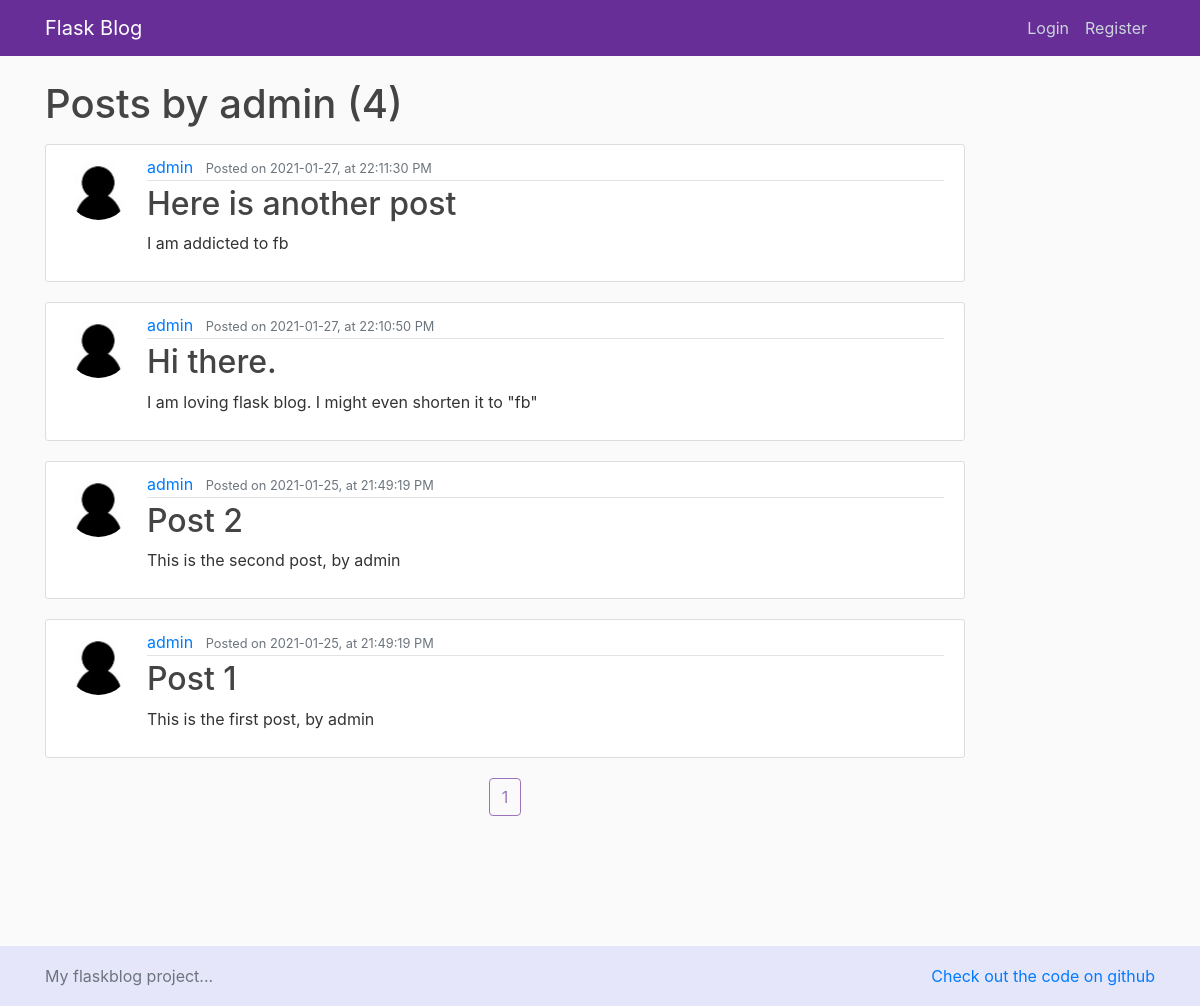
Screenshot of /user/admin with the database file from the repository.
### flaskblog/models.py (models this page shows, shortened)
class User(db.Model, UserMixin):
    id = db.Column(db.Integer, primary_key=True)
    username = db.Column(db.String(20), unique=True, nullable=False)
    email = db.Column(db.String(120), unique=True, nullable=False)
    image_file = db.Column(db.String(20), nullable=False, default='default.jpg')
    password = db.Column(db.String(60), nullable=False)
    posts = db.relationship('Post', backref='author', lazy=True)

class Post(db.Model):
    id = db.Column(db.Integer, primary_key=True)
    title = db.Column(db.String(100), nullable=False)
    date_posted = db.Column(db.DateTime, nullable=False, default=datetime.utcnow)
    content = db.Column(db.Text, nullable=False)
    user_id = db.Column(db.Integer, db.ForeignKey('user.id'), nullable=False)

### flaskblog/users/routes.py (the view)
@users.route("/user/<string:username>")
def user_posts(username):
    page = request.args.get('page', 1, type=int)
    user = User.query.filter_by(username=username).first_or_404()
    posts = Post.query.filter_by(author=user) \
        .order_by(Post.date_posted.desc()) \
        .paginate(page=page, per_page=5)
    return render_template('user_posts.html', posts=posts, user=user)

### flaskblog/templates/user_posts.html
{% extends "layout.html" %}
{% block content %}
    <h1 class="mb-3">Posts by {{ user.username }} ({{ posts.total }})</h1>
    {% for post in posts.items %}
        <article class="media content-section">
          <img class="rounded-circle article-img" src="{{ url_for('static', filename='pics/' + post.author.image_file) }}">
          <div class="media-body">
            <div class="article-metadata">
              <a class="mr-2" href="{{ url_for('users.user_posts', username=post.author.username) }}">{{ post.author.username }}</a>
              <small class="text-muted">Posted on {{ post.date_posted.strftime('%Y-%m-%d, at %H:%M:%S %p') }}</small>
            </div>
            <h2><a class="article-title" href="{{ url_for('posts.post', post_id=post.id)}}"> {{ post.title }}</a></h2>
            <p class="article-content">{{ post.content }}</p>
          </div>
        </article>
    {% endfor %}
    <div class="container d-flex justify-content-center">
    <div>
    {% for page_number in posts.iter_pages(left_edge=1, left_current=1, right_edge=1, right_current=2) %}
        {% if page_number %}
            {% if posts.page == page_number %}
                <a class="btn btn-outline-primary disabled" href="#" >{{ page_number }}</a>
            {% else %}
                <a class="btn btn-primary" href="{{ url_for('main.home', page=page_number) }}">{{ page_number }}</a>
            {% endif %}
        {% else %}
        ...
        {% endif %}
    {% endfor %}
    </div>
    </div>
{% endblock content %}

### flaskblog/templates/layout.html (shortened to what this page needs)
<!DOCTYPE html>
<html>
<head>
    <link rel="stylesheet" href="https://maxcdn.bootstrapcdn.com/bootstrap/4.0.0/css/bootstrap.min.css">
    <link rel="stylesheet" type="text/css" href="{{ url_for('static', filename='main.css') }}">
</head>
<body>
    <header class="site-header">
      <nav class="navbar navbar-expand-md navbar-dark fixed-top" style="background-color:#682e98">
        <div class="container">
            <a class="navbar-brand mr-4" href="/">Flask Blog</a>
          <div class="collapse navbar-collapse" id="navbarToggle">
            <div class="navbar-nav">
                {% if current_user.is_authenticated %}
                    <a class="nav-item nav-link" href="{{ url_for('posts.new_post') }}">Create a new post</a>
                    <a class="nav-item nav-link" href="{{ url_for('users.account') }}">{{current_user.username}}'s Account</a>
                    <a class="nav-item nav-link" href="{{ url_for('users.logout') }}">Logout</a>
                {% else %}
                    <a class="nav-item nav-link" href="{{ url_for('users.login') }}">Login</a>
                    <a class="nav-item nav-link" href="{{ url_for('users.register') }}">Register</a>
                {% endif %}
            </div>
          </div>
        </div>
      </nav>
    </header>
    <main role="main" class="container">
      <div class="row" style="min-height: 850px">
        <div class="col-md-10">
          {% block content %}{% endblock %}
        </div>
        </div>
    </main>
    <footer class="footer position-relative" style="background-color: #E6E6FA;height: 60px;line-height: 60px;">
      <div class="container">
        <span class="text-muted alightleft">My flaskblog project...</span>
          <span class="alignright"><a href="http://www.github.com/camotoad">Check out the code on github</a></span>
        </div>
    </footer>
</body>
</html>

### flaskblog/static/main.css (style rules this page uses)
body { background: #fafafa; color: #333333; margin-top: 5rem; }
h1, h2, h3, h4, h5, h6 { color: #444444; }
.site-header .navbar-nav .nav-link { color: #cbd5db; }
.content-section { background: #ffffff; padding: 10px 20px; border: 1px solid #dddddd; border-radius: 3px; margin-bottom: 20px; }
.article-title { color: #444444; }
.article-content { white-space: pre-line; }
.article-img { height: 65px; width: 65px; margin-right: 16px; }
.article-metadata { padding-bottom: 1px; margin-bottom: 4px; border-bottom: 1px solid #e3e3e3 }
.footer { position: relative; bottom: 0; width: 100%; height: 60px; line-height: 60px; background-color: #E6E6FA; }
.alignright { float: right; }
.btn-outline-primary { border-color: #682e98 !important; color: #682e98 !important; }

### rows the page displays
User: username "admin"
Post: image_file (placeholder picture), author.username "admin", date_posted "2021-01-27, at 22:11:30 PM", title "Here is another post", content "I am addicted to fb"
Post: image_file (placeholder picture), author.username "admin", date_posted "2021-01-27, at 22:10:50 PM", title "Hi there.", content "I am loving flask blog. I might even shorten it to \"fb\""
Post: image_file (placeholder picture), author.username "admin", date_posted "2021-01-25, at 21:49:19 PM", title "Post 2", content "This is the second post, by admin"
Post: image_file (placeholder picture), author.username "admin", date_posted "2021-01-25, at 21:49:19 PM", title "Post 1", content "This is the first post, by admin"

### other values shown
{{ posts.total }} "4"
{{ page_number }} "1"
